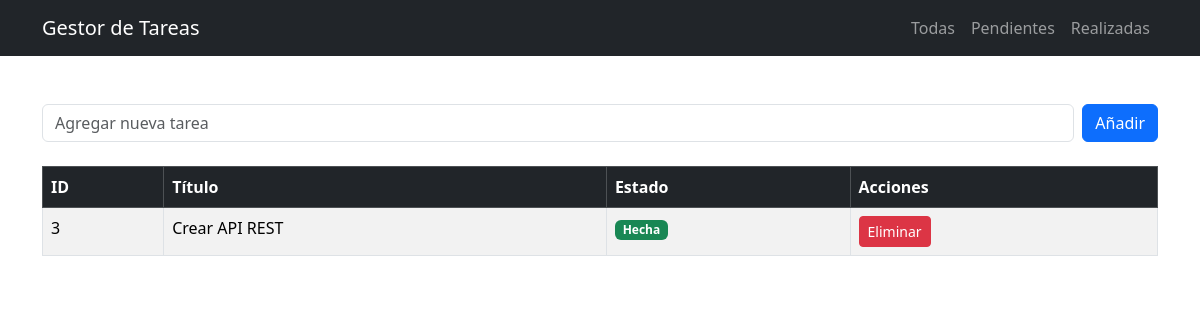
Page /realizadas on the committed database.
### tables this page shows
CREATE TABLE tareas(
        id INTEGER PRIMARY KEY AUTOINCREMENT,
        title TEXT NOT NULL,
        done  BOOLEAN NOT NULL DEFAULT 0
    );

### app.py (the view)
@app.route("/realizadas", methods=["GET"])
def realizadas():
    conexion = obtener_conexion()
    tareas = conexion.execute("SELECT * FROM tareas WHERE done = 1").fetchall()
    conexion.close()
    return render_template("index.html", tareas=tareas, title="Tareas Realizadas")

### app.py (called while the page is built)
def obtener_conexion():
    conexion = sqlite3.connect("tareas.db")
    conexion.row_factory = sqlite3.Row
    return conexion

### templates/index.html (shortened to what this page needs)
<!DOCTYPE html>
<html lang="es">
<head>
    <link rel="stylesheet" href="{{ url_for('static', filename='CSS/bootstrap.min.css') }}">
</head>
<body>
    <nav class="navbar navbar-expand-md navbar-dark bg-dark">
        <div class="container">
            <a href="{{ url_for('index') }}" class="navbar-brand">Gestor de Tareas</a>
            <div class="collapse navbar-collapse" id="navbarNav">
                <ul class="navbar-nav ms-auto"> <li class="nav-item">
                        <a href="{{ url_for('index') }}" class="nav-link">Todas</a>
                    </li>
                    <li class="nav-item">
                        <a href="{{ url_for('pendientes') }}" class="nav-link">Pendientes</a>
                    </li>
                    <li class="nav-item">
                        <a href="{{ url_for('realizadas') }}" class="nav-link">Realizadas</a>
                    </li>
                </ul>
            </div>
        </div>
    </nav>
    <div class="container py-5">
        <form method="POST" action="{{ url_for('add_tarea') }}" class="d-flex mb-4">
            <input type="text" name="title" class="form-control me-2" placeholder="Agregar nueva tarea" required>
            <button type="submit" class="btn btn-primary">Añadir</button>
        </form>
        {% if tareas %}
        <table class="table table-striped table-bordered table-hover">
            <thead class="table-dark">
                <tr>
                    <th>ID</th>
                    <th>Título</th>
                    <th>Estado</th>
                    <th>Acciones</th>
                </tr>
            </thead>
            <tbody>
                {% for tarea in tareas %}
                <tr>
                    <td>{{ tarea.id }}</td>
                    <td>{{ tarea.title }}</td>
                    <td>
                        {% if tarea.done %}
                            <span class="badge bg-success">Hecha</span>
                        {% else %}
                            <span class="badge bg-warning">Pendiente</span>
                        {% endif%}
                    </td>
                    <td>
                        <a href="{{ url_for('eliminar_tarea', id=tarea.id) }}" class="btn btn-danger btn-sm">Eliminar</a>
                    </td>
                </tr>
                {% endfor %}
            </tbody>
        </table>
        {% else %}
        <div class="alert alert-info" role="alert">
            No hay tareas para mostrar. ¡Añade una nueva!
        </div>
        {% endif %}
    </div>
</body>
</html>

### rows in the picture
tareas: id "3", title "Crear API REST", done "Hecha"
